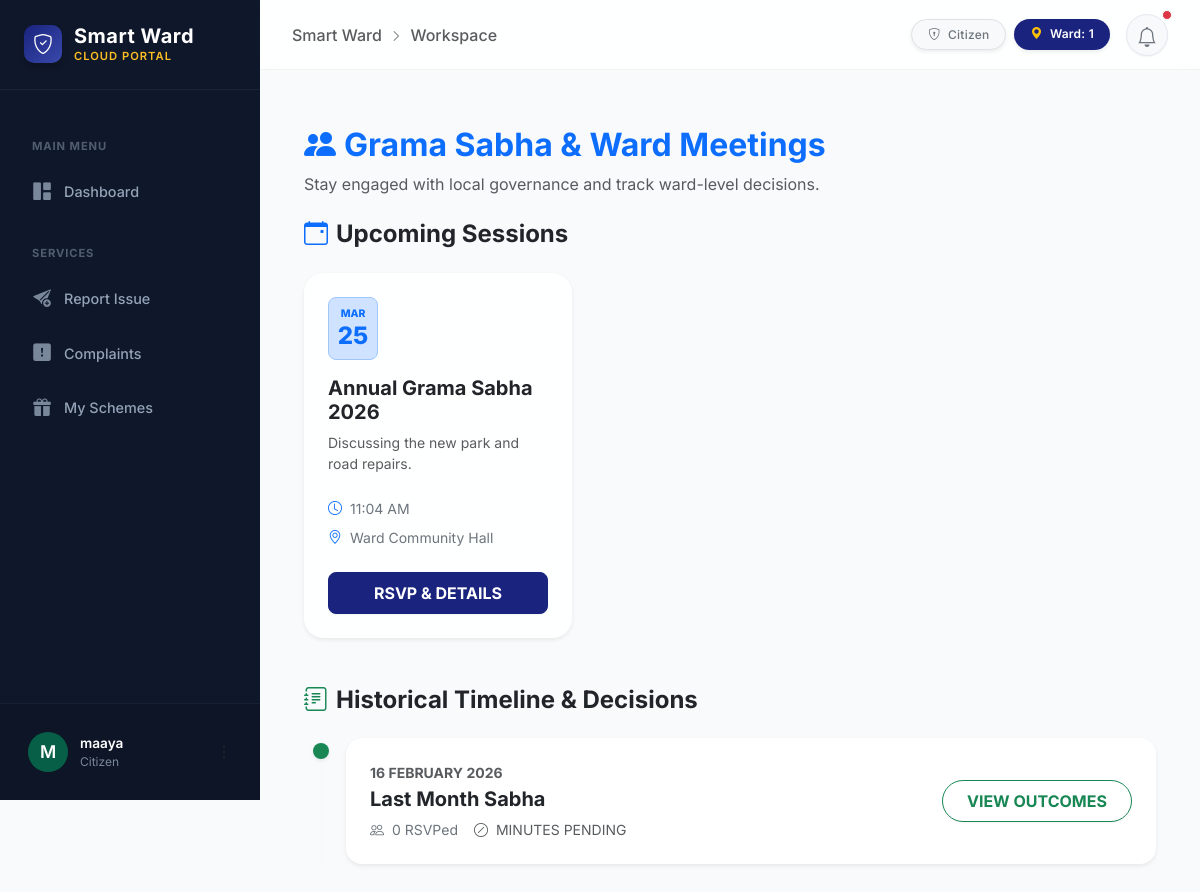
The page /governance/list/ (signed in) on the database its author committed.
### accounts/models.py (models this page shows, shortened)
class User(AbstractUser):
    ROLE_CHOICES = (
        ('citizen', 'Citizen'),
        ('ward_member', 'Ward Member'),
        ('field_worker', 'Field Worker'),
        ('panchayath_admin', 'Panchayath Admin'),
    )
    role = models.CharField(max_length=20, choices=ROLE_CHOICES, default='citizen')
    phone_number = models.CharField(max_length=15, unique=True, null=True, blank=True)
    ward = models.ForeignKey(Ward, on_delete=models.SET_NULL, null=True, blank=True)
    address = models.TextField(blank=True, null=True)
    latitude = models.DecimalField(max_digits=9, decimal_places=6, null=True, blank=True)
    longitude = models.DecimalField(max_digits=9, decimal_places=6, null=True, blank=True)

class Ward(models.Model):
    ward_number = models.PositiveIntegerField(unique=True)
    ward_name = models.CharField(max_length=100)
    description = models.TextField(blank=True, null=True)

### governance/models.py (models this page shows, shortened)
class Meeting(models.Model):
    ward = models.ForeignKey(Ward, on_delete=models.CASCADE)
    title = models.CharField(max_length=200)
    description = models.TextField()
    meeting_date = models.DateTimeField()
    location = models.CharField(max_length=255)
    agenda_pdf = models.FileField(upload_to='agendas/', null=True, blank=True)
    minutes_summary = models.TextField(null=True, blank=True)
    minutes_pdf = models.FileField(upload_to='minutes/', null=True, blank=True)
    created_at = models.DateTimeField(auto_now_add=True)

### governance/views.py (the view)
# urls.py: path('list/', views.meeting_list, name='meeting_list'),
@login_required
def meeting_list(request):
    if not request.user.ward:
        return render(request, 'governance/list.html', {'meetings': [], 'no_ward': True})
    all_meetings = Meeting.objects.filter(ward=request.user.ward).order_by('-meeting_date')
    upcoming_meetings = all_meetings.filter(meeting_date__gte=timezone.now()).order_by('meeting_date')
    past_meetings = all_meetings.filter(meeting_date__lt=timezone.now())
    if request.user.role == 'citizen':
        for m in upcoming_meetings:
            rsvp = MeetingRSVP.objects.filter(meeting=m, user=request.user).first()
            m.user_rsvp = rsvp.status if rsvp else None
    return render(request, 'governance/list.html', {
        'upcoming_meetings': upcoming_meetings,
        'past_meetings': past_meetings
    })

### templates/governance/list.html (shortened to what this page needs)
{% extends 'base.html' %}
{% load static %}
{% block content %}
<div class="container py-4">
    <div class="d-flex justify-content-between align-items-center mb-4">
        <div>
            <h2 class="fw-bold text-primary"><i class="bi bi-people-fill me-2"></i>Grama Sabha & Ward Meetings</h2>
            <p class="text-muted mb-0">Stay engaged with local governance and track ward-level decisions.</p>
        </div>
    </div>
    {% if no_ward %}
    <div class="alert alert-info border-info border-dashed py-5 text-center" style="border-radius: 1.25rem;">
        <i class="bi bi-geo fs-1 d-block mb-3 opacity-50"></i>
        <h5 class="fw-bold">No Ward Assigned</h5>
        <p class="mb-4">Please update your profile to select your ward and see relevant meetings.</p>
        <a href="{% url 'update_profile' %}" class="btn btn-primary px-5 fw-bold">UPDATE PROFILE</a>
    </div>
    {% else %}
    <div class="mb-5">
        <h4 class="fw-bold text-dark mb-4"><i class="bi bi-calendar-event me-2 text-primary"></i>Upcoming Sessions</h4>
        <div class="row g-4">
            {% for meeting in upcoming_meetings %}
            <div class="col-md-6 col-lg-4">
                <div class="card h-100 border-0 shadow-sm bento-card overflow-hidden" style="border-radius: 1.25rem;">
                    <div class="card-body p-4">
                        <div class="d-flex justify-content-between align-items-start mb-3">
                            <div class="bg-primary-subtle rounded-3 text-center p-2 border border-primary-subtle" style="width: 50px;">
                                <div class="text-primary x-small fw-black text-uppercase">{{ meeting.meeting_date|date:"M" }}</div>
                                <div class="h4 fw-black mb-0 text-primary">{{ meeting.meeting_date|date:"d" }}</div>
                            </div>
                        </div>
                        <h5 class="fw-bold mb-2 text-dark">{{ meeting.title }}</h5>
                        <p class="text-muted small mb-4 text-truncate-2">{{ meeting.description|truncatechars:120 }}</p>
                        <div class="mb-4">
                            <div class="d-flex align-items-center gap-2 text-secondary small mb-2">
                                <i class="bi bi-clock text-primary"></i> {{ meeting.meeting_date|date:"H:i A" }}
                            </div>
                            <div class="d-flex align-items-center gap-2 text-secondary small">
                                <i class="bi bi-geo-alt text-primary"></i> {{ meeting.location }}
                            </div>
                        </div>
                        <div class="d-grid gap-2">
                            <a href="{% url 'meeting_detail' meeting.pk %}" class="btn btn-primary fw-bold">
                                RSVP & DETAILS
                            </a>
                        </div>
                    </div>
                </div>
            </div>
            {% empty %}
            <div class="col-12 py-4 px-4 bg-light rounded-4 border border-dashed text-center">
                <p class="text-muted mb-0">No upcoming meetings scheduled. Check back soon!</p>
            </div>
            {% endfor %}
        </div>
    </div>
    <div class="mb-4">
        <h4 class="fw-bold text-dark mb-4"><i class="bi bi-journal-text me-2 text-success"></i>Historical Timeline & Decisions</h4>
        <div class="timeline-container ps-4 border-start border-2 border-light ms-3">
            {% for meeting in past_meetings %}
            <div class="timeline-item position-relative mb-5">
                <div class="timeline-marker position-absolute bg-success rounded-circle shadow-sm" style="width: 16px; height: 16px; left: -33px; top: 5px;"></div>
                <div class="card border-0 shadow-sm bg-white" style="border-radius: 1rem;">
                    <div class="card-body p-4">
                        <div class="row align-items-center">
                            <div class="col-md-8">
                                <div class="text-muted small fw-bold mb-1 text-uppercase">{{ meeting.meeting_date|date:"d F Y" }}</div>
                                <h5 class="fw-bold mb-2 text-dark">{{ meeting.title }}</h5>
                                <div class="d-flex gap-3 mb-0">
                                    <span class="text-secondary small"><i class="bi bi-people me-1"></i> {{ meeting.rsvps.count }} RSVPed</span>
                                    {% if meeting.minutes_summary %}
                                    <span class="text-success small fw-bold"><i class="bi bi-check-circle-fill me-1"></i> DECISIONS PUBLISHED</span>
                                    {% else %}
                                    <span class="text-muted small"><i class="bi bi-slash-circle me-1"></i> MINUTES PENDING</span>
                                    {% endif %}
                                </div>
                            </div>
                            <div class="col-md-4 text-md-end mt-3 mt-md-0">
                                <a href="{% url 'meeting_detail' meeting.pk %}" class="btn btn-outline-success fw-bold rounded-pill px-4">
                                    VIEW OUTCOMES
                                </a>
                            </div>
                        </div>
                    </div>
                </div>
            </div>
            {% empty %}
            <p class="text-muted">No past meetings recorded.</p>
            {% endfor %}
        </div>
    </div>
    {% endif %}
</div>
{% endblock %}

### templates/base.html (shortened to what this page needs)
<!DOCTYPE html>
<html lang="en">
<head>
    <link href="https://cdn.jsdelivr.net/npm/bootstrap@5.3.2/dist/css/bootstrap.min.css" rel="stylesheet">
    <link rel="stylesheet" href="https://cdn.jsdelivr.net/npm/bootstrap-icons@1.11.1/font/bootstrap-icons.css">
</head>
<body>
    <aside class="sidebar-wrapper" id="sidebar">
        <a href="{% url 'dashboard' %}" class="sidebar-brand">
            <div class="sidebar-brand-icon">
                <i class="bi bi-shield-check"></i>
            </div>
            <div>
                <h5 class="mb-0 fw-bold" style="letter-spacing: 0.5px;">Smart Ward</h5>
                <div
                    style="font-size: 0.7rem; color: var(--brand-accent); font-weight: 600; letter-spacing: 1px; text-transform: uppercase;">
                    Cloud Portal</div>
            </div>
        </a>
        <div class="sidebar-nav">
            <div class="nav-category">Main Menu</div>
            <a href="{% url 'dashboard' %}"
                class="nav-item-link {% if request.resolver_match.url_name == 'dashboard' %}active{% endif %}">
                <i class="bi bi-grid-1x2-fill"></i>
                <span>Dashboard</span>
            </a>
            <div class="nav-category">Services</div>
            {% if user.role == 'citizen' %}
            <a href="{% url 'report_complaint' %}"
                class="nav-item-link {% if request.resolver_match.url_name == 'report_complaint' %}active{% endif %}">
                <i class="bi bi-send-plus-fill"></i>
                <span>Report Issue</span>
            </a>
            {% endif %}
            <a href="{% url 'complaint_list' %}"
                class="nav-item-link {% if 'complaint' in request.path and request.resolver_match.url_name != 'report_complaint' %}active{% endif %}">
                <i class="bi bi-exclamation-square-fill"></i>
                <span>Complaints</span>
            </a>
            {% if user.role == 'citizen' %}
            <a href="{% url 'match_schemes' %}"
                class="nav-item-link {% if 'scheme' in request.path %}active{% endif %}">
                <i class="bi bi-gift-fill"></i>
                <span>My Schemes</span>
            </a>
            {% endif %}
        </div>
        <div class="sidebar-user">
            <div class="dropdown">
                <a href="#" class="user-profile-box" data-bs-toggle="dropdown" aria-expanded="false">
                    <div class="user-avatar">
                        {{ user.username|make_list|first|upper }}
                    </div>
                    <div class="user-info">
                        <p class="user-name">{{ user.username }}</p>
                        <p class="user-role">{{ user.get_role_display }}</p>
                    </div>
                    <i class="bi bi-three-dots-vertical ms-auto text-muted"></i>
                </a>
            </div>
        </div>
    </aside>
    <main class="main-wrapper">
        <nav class="top-navbar">
            <div class="d-flex align-items-center gap-3">
                <div class="d-none d-sm-block text-muted fw-medium fs-6 breadcrumb-like">
                    Smart Ward <i class="bi bi-chevron-right mx-1" style="font-size: 0.75rem;"></i> Workspace
                </div>
            </div>
            <div class="d-flex align-items-center gap-3">
                <div class="d-none d-md-flex gap-2">
                    <span class="badge text-bg-light border px-3 py-2 text-secondary fw-medium shadow-sm">
                        <i class="bi bi-shield-lock me-1"></i> {{ user.get_role_display }}
                    </span>
                    {% if user.ward %}
                    <span class="badge text-bg-primary px-3 py-2 shadow-sm rounded-pill"
                        style="background-color: var(--brand-primary) !important;">
                        <i class="bi bi-geo-alt-fill me-1 text-warning"></i> Ward: {{ user.ward.ward_number }}
                    </span>
                    {% endif %}
                </div>
                <button class="btn btn-light position-relative rounded-circle p-2"
                    style="width: 42px; height: 42px; border: 1px solid #e2e8f0;">
                    <i class="bi bi-bell fs-5 text-secondary"></i>
                    <span
                        class="position-absolute top-0 start-100 translate-middle p-1 bg-danger border border-light rounded-circle">
                    </span>
                </button>
            </div>
        </nav>
        <div class="content-area">
            {% block content %}
            {% endblock %}
        </div>
    </main>
</body>
</html>

### rows shown on the page
User: username|make_list "M", username "maaya", role "Citizen", ward.ward_number "1"
Meeting: meeting_date "MAR", meeting_date "25", title "Annual Grama Sabha 2026", description "Discussing the new park and road repairs.", meeting_date "11:04 AM", location "Ward Community Hall"
Meeting: meeting_date "16 FEBRUARY 2026", title "Last Month Sabha", rsvps.count "0", shows "MINUTES PENDING"
